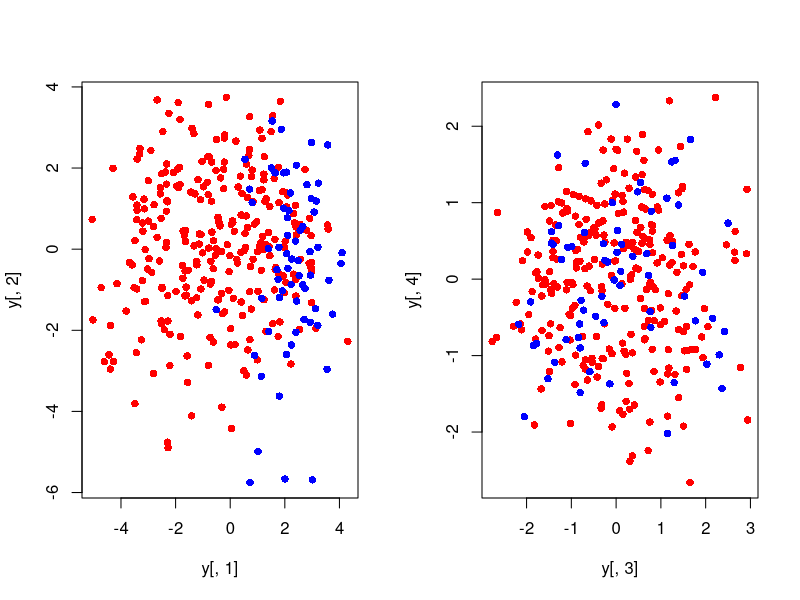
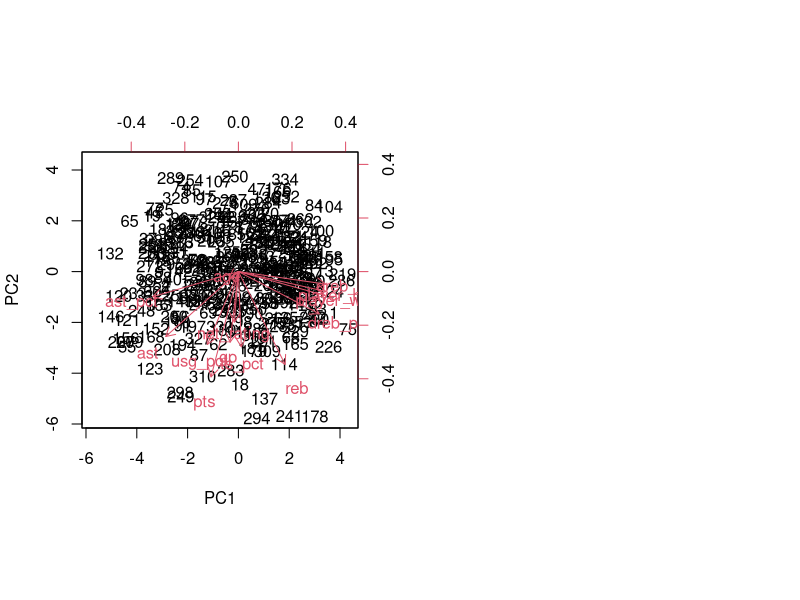

These figures' R source, in order:
NBA_0203 <- read.csv("NBA_0203.csv")
head(NBA_0203)
#1a
S<-cov(NBA_0203[,2:14])
eig <- eigen(S)
eig_values <- eig$values
eig_vectors <- eig$vectors
pr <- prcomp(NBA_0203[, 2:14], scale = FALSE)
cbind(eigenvalues = eig_values, sdev_squared = pr$sdev^2)
#1b
x_i <- t(NBA_0203[226, 2:14])
xb  <- colMeans(NBA_0203[, 2:14])
# k = 1 reconstruction (for comparison)
alpha_1 <- eig_vectors[, 1]
y_1     <- as.numeric(t(alpha_1) %*% (x_i - xb))
approx_1 <- xb + y_1 * alpha_1
total_diff_1 <- sum(abs(x_i - approx_1))
# k = 4 reconstruction
alpha_4 <- eig_vectors[, 1:4]
y_4     <- t(alpha_4) %*% (x_i - xb)
approx_4 <- xb + alpha_4 %*% y_4
total_diff_4 <- sum(abs(x_i - approx_4))
total_diff_1
total_diff_4
#1d
pr_std <- prcomp(NBA_0203[,2:14], scale = TRUE)
summary(pr_std)
cumsum(pr_std$sdev^2 / sum(pr_std$sdev^2))
pr_std$sdev^2 > 1
sum(pr_std$sdev^2 > 1)
#1e
y<-prcomp(NBA_0203[,2:14], scale=TRUE)$x[,1:4]
Centers<-which(NBA_0203$player_height>=210)
par(mfrow = c(1, 2))
plot(y[,1],y[,2], pch=16,col="red")
points(y[Centers,1],y[Centers,2], pch=16,col="blue")
plot(y[,3],y[,4], pch=16,col="red")
points(y[Centers,3],y[Centers,4], pch=16,col="blue")
# 1f
# rotation (loadings) for the PC chosen in e) → PC1
alpha1 <- pr_std$rotation[, 1]
# three largest positive loadings
largest3  <- sort(alpha1, decreasing = TRUE)[1:3]
# three most negative loadings
smallest3 <- sort(alpha1)[1:3]
largest3
smallest3
biplot(pr_std, choices = c(1,2), scale = 0)
